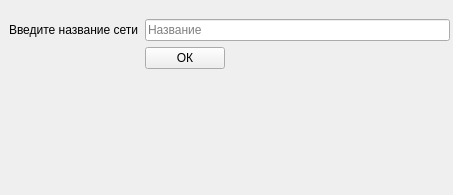
<?xml version="1.0" encoding="UTF-8"?>
<ui version="4.0">
 <class>SaveNewModel</class>
 <widget class="QWidget" name="SaveNewModel">
  <property name="geometry">
   <rect>
    <x>0</x>
    <y>0</y>
    <width>453</width>
    <height>195</height>
   </rect>
  </property>
  <property name="windowTitle">
   <string>Создание новой сети</string>
  </property>
  <widget class="QWidget" name="formLayoutWidget">
   <property name="geometry">
    <rect>
     <x>9</x>
     <y>19</y>
     <width>441</width>
     <height>151</height>
    </rect>
   </property>
   <layout class="QFormLayout" name="formLayout">
    <item row="0" column="0">
     <widget class="QLabel" name="label">
      <property name="text">
       <string>Введите название сети</string>
      </property>
     </widget>
    </item>
    <item row="1" column="1">
     <widget class="QPushButton" name="create_button">
      <property name="sizePolicy">
       <sizepolicy hsizetype="Fixed" vsizetype="Fixed">
        <horstretch>0</horstretch>
        <verstretch>0</verstretch>
       </sizepolicy>
      </property>
      <property name="text">
       <string>ОК</string>
      </property>
     </widget>
    </item>
    <item row="0" column="1">
     <widget class="QLineEdit" name="nameTextBox">
      <property name="enabled">
       <bool>true</bool>
      </property>
      <property name="text">
       <string/>
      </property>
      <property name="placeholderText">
       <string>Название</string>
      </property>
     </widget>
    </item>
   </layout>
  </widget>
 </widget>
 <resources/>
 <connections/>
</ui>
